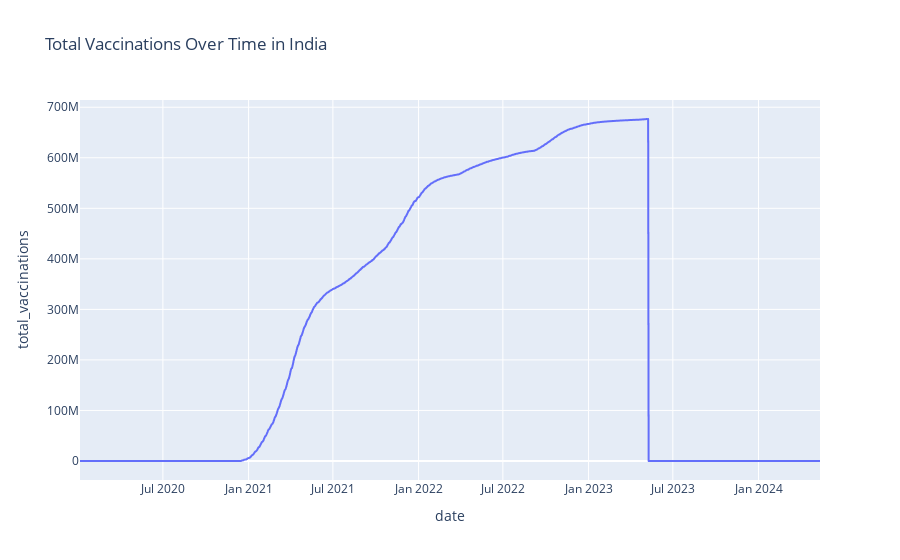

Notebook cell for this chart:
### Markdown cell above
### Total Vaccinations Over Time for a Specific Country

### Code cell
fig7 = px.line(df_country, x='date', y='total_vaccinations', title=f'Total Vaccinations Over Time in {country}')
fig7.show()

### Figure 1 — Plotly figure (JSON) as saved in the notebook; plotly's stock layout.template omitted (floating-point values rounded to 4 significant figures; data arrays with more than 128 entries replaced by an {"elided": "..."} marker saying what was removed)
{"data": [{"hovertemplate": "date=%{x}<br>total_vaccinations=%{y}<extra></extra>", "legendgroup": "", "line": {"color": "#636efa", "dash": "solid"}, "marker": {"symbol": "circle"}, "mode": "lines", "name": "", "showlegend": false, "type": "scattergl", "x": {"elided": "1590 str values"}, "xaxis": "x", "y": {"elided": "1590 int values"}, "yaxis": "y"}], "layout": {"legend": {"tracegroupgap": 0}, "title": {"text": "Total Vaccinations Over Time in India"}, "xaxis": {"anchor": "y", "domain": [0, 1], "title": {"text": "date"}}, "yaxis": {"anchor": "x", "domain": [0, 1], "title": {"text": "total_vaccinations"}}}}
